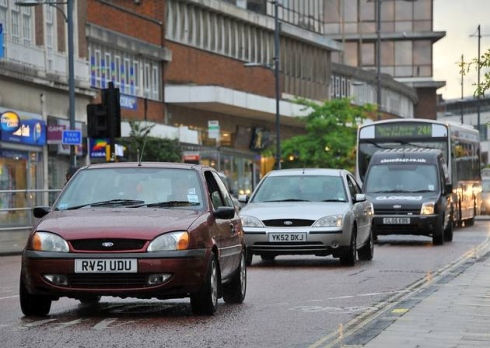
#> input picture dataset/input_1.jpg, 490 x 348 px
$ python example.py
#> lines starting #> are read from the running program, lines starting #| are printed output that depends on the picture; after the words box and inside, x2 and y2 are one past the last pixel; in counts of white or black regions, pixels touching at a corner belong together
import cv2

# Load input image
image = cv2.imread('../dataset/input_1.jpg')
#> image is the input picture: shape (348, 490, 3); mean B, G, R 114.3, 115, 114.9
# Convert image to gray to speed up classification
gray = cv2.cvtColor(image, cv2.COLOR_BGR2GRAY)
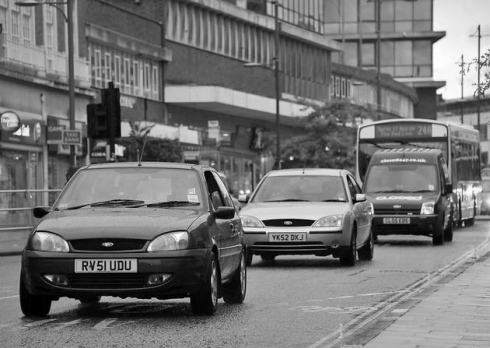
#> gray: shape (348, 490); min 0, max 254, mean 114.9
# Load classifier
classifier = cv2.CascadeClassifier('../classifier/cascade.xml')
# Send image to classification. If the classifier could detect vehicles it will return
# list of rectangles
rects = classifier.detectMultiScale(gray,
        scaleFactor = 1.2, minNeighbors = 5, minSize = (20, 20),
        flags = cv2.CASCADE_SCALE_IMAGE)
#> rects = [[367, 169, 81, 81], [251, 181, 94, 94], [68, 162, 171, 171]]
# Draw a recatngle for every recatngle
for (x, y, w, h) in rects:
    cv2.rectangle(image, (x, y), (x + w, y + h), (0, 0, 255), 2)
#> this loop made 3 passes
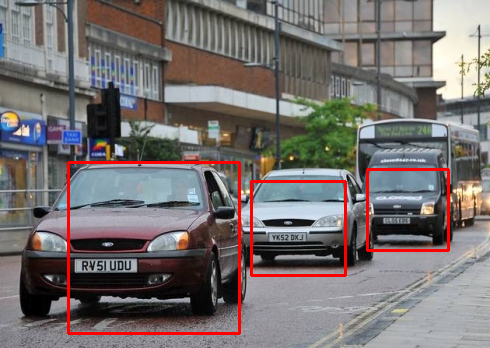
#> image: shape (348, 490, 3); 2.43% of pixels changed, all inside (x1, y1, x2, y2) = (67, 161, 450, 335)
# Show the final image
cv2.imshow("Vehicles", image)
cv2.waitKey(0)

$ run again, with dataset/input_2.jpg copied over dataset/input_1.jpg
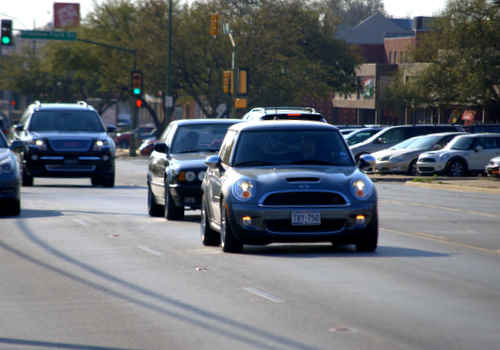
#> input picture dataset/input_2.jpg, 500 x 350 px
#> image is the input picture: shape (350, 500, 3); mean B, G, R 112.4, 107.2, 102.9
#> `gray = cv2.cvtColor(image, cv2.COLOR_BGR2GRAY)`:
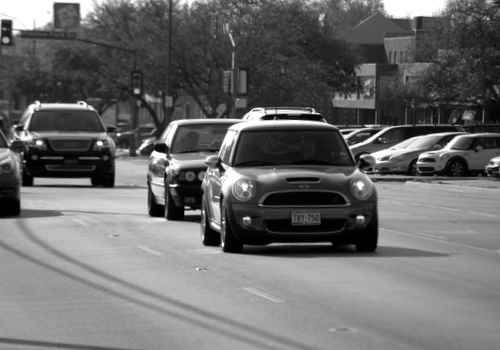
#> gray: shape (350, 500); min 0, max 255, mean 106.5
#> rects = [[244, 144, 117, 117], [23, 104, 88, 88]]
#> the loop `for (x, y, w, h) in rects:` made 2 passes
#> after the loop `for (x, y, w, h) in rects:`:
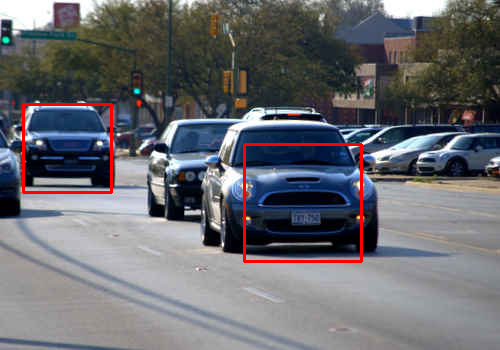
#> image: shape (350, 500, 3); 1.4% of pixels changed, all inside (x1, y1, x2, y2) = (22, 103, 363, 263)
